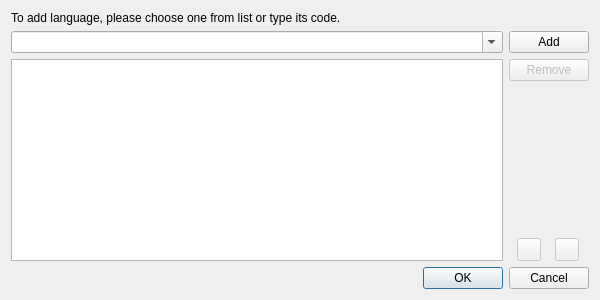
<?xml version="1.0" encoding="UTF-8"?>
<ui version="4.0">
 <class>Meerkat::AcceptLanguageDialog</class>
 <widget class="QDialog" name="Meerkat::AcceptLanguageDialog">
  <property name="geometry">
   <rect>
    <x>0</x>
    <y>0</y>
    <width>600</width>
    <height>300</height>
   </rect>
  </property>
  <property name="windowTitle">
   <string>Preferred Webpage Language</string>
  </property>
  <layout class="QVBoxLayout" name="verticalLayout">
   <item>
    <widget class="QLabel" name="label">
     <property name="text">
      <string>To add language, please choose one from list or type its code.</string>
     </property>
    </widget>
   </item>
   <item>
    <layout class="QGridLayout" name="gridLayout">
     <item row="0" column="0">
      <widget class="QComboBox" name="languagesComboBox">
       <property name="editable">
        <bool>true</bool>
       </property>
       <property name="insertPolicy">
        <enum>QComboBox::NoInsert</enum>
       </property>
      </widget>
     </item>
     <item row="0" column="1">
      <widget class="QPushButton" name="addButton">
       <property name="text">
        <string>Add</string>
       </property>
      </widget>
     </item>
     <item row="1" column="0">
      <widget class="Meerkat::ItemViewWidget" name="languagesViewWidget">
       <property name="editTriggers">
        <set>QAbstractItemView::NoEditTriggers</set>
       </property>
       <property name="dragEnabled">
        <bool>true</bool>
       </property>
       <property name="dragDropOverwriteMode">
        <bool>false</bool>
       </property>
       <property name="dragDropMode">
        <enum>QAbstractItemView::InternalMove</enum>
       </property>
       <property name="defaultDropAction">
        <enum>Qt::MoveAction</enum>
       </property>
       <property name="alternatingRowColors">
        <bool>true</bool>
       </property>
       <property name="selectionMode">
        <enum>QAbstractItemView::SingleSelection</enum>
       </property>
       <property name="selectionBehavior">
        <enum>QAbstractItemView::SelectRows</enum>
       </property>
       <attribute name="headerDefaultSectionSize">
        <number>200</number>
       </attribute>
      </widget>
     </item>
     <item row="1" column="1">
      <layout class="QVBoxLayout" name="buttonsLayout">
       <item>
        <widget class="QPushButton" name="removeButton">
         <property name="enabled">
          <bool>false</bool>
         </property>
         <property name="text">
          <string>Remove</string>
         </property>
        </widget>
       </item>
       <item>
        <spacer name="verticalSpacer">
         <property name="orientation">
          <enum>Qt::Vertical</enum>
         </property>
         <property name="sizeHint" stdset="0">
          <size>
           <width>20</width>
           <height>40</height>
          </size>
         </property>
        </spacer>
       </item>
       <item>
        <layout class="QHBoxLayout" name="horizontalLayout">
         <item>
          <widget class="QToolButton" name="moveUpButton">
           <property name="enabled">
            <bool>false</bool>
           </property>
           <property name="toolTip">
            <string>Move Up</string>
           </property>
          </widget>
         </item>
         <item>
          <spacer name="horizontalSpacer">
           <property name="orientation">
            <enum>Qt::Horizontal</enum>
           </property>
           <property name="sizeType">
            <enum>QSizePolicy::Minimum</enum>
           </property>
           <property name="sizeHint" stdset="0">
            <size>
             <width>0</width>
             <height>0</height>
            </size>
           </property>
          </spacer>
         </item>
         <item>
          <widget class="QToolButton" name="moveDownButton">
           <property name="enabled">
            <bool>false</bool>
           </property>
           <property name="toolTip">
            <string>Move Down</string>
           </property>
          </widget>
         </item>
        </layout>
       </item>
      </layout>
     </item>
    </layout>
   </item>
   <item>
    <widget class="QDialogButtonBox" name="buttonBox">
     <property name="orientation">
      <enum>Qt::Horizontal</enum>
     </property>
     <property name="standardButtons">
      <set>QDialogButtonBox::Cancel|QDialogButtonBox::Ok</set>
     </property>
    </widget>
   </item>
  </layout>
 </widget>
 <customwidgets>
  <customwidget>
   <class>Meerkat::ItemViewWidget</class>
   <extends>QTreeView</extends>
   <header>src/ui/ItemViewWidget.h</header>
  </customwidget>
 </customwidgets>
 <resources/>
 <connections>
  <connection>
   <sender>buttonBox</sender>
   <signal>accepted()</signal>
   <receiver>Meerkat::AcceptLanguageDialog</receiver>
   <slot>accept()</slot>
   <hints>
    <hint type="sourcelabel">
     <x>248</x>
     <y>254</y>
    </hint>
    <hint type="destinationlabel">
     <x>157</x>
     <y>274</y>
    </hint>
   </hints>
  </connection>
  <connection>
   <sender>buttonBox</sender>
   <signal>rejected()</signal>
   <receiver>Meerkat::AcceptLanguageDialog</receiver>
   <slot>reject()</slot>
   <hints>
    <hint type="sourcelabel">
     <x>316</x>
     <y>260</y>
    </hint>
    <hint type="destinationlabel">
     <x>286</x>
     <y>274</y>
    </hint>
   </hints>
  </connection>
 </connections>
</ui>
